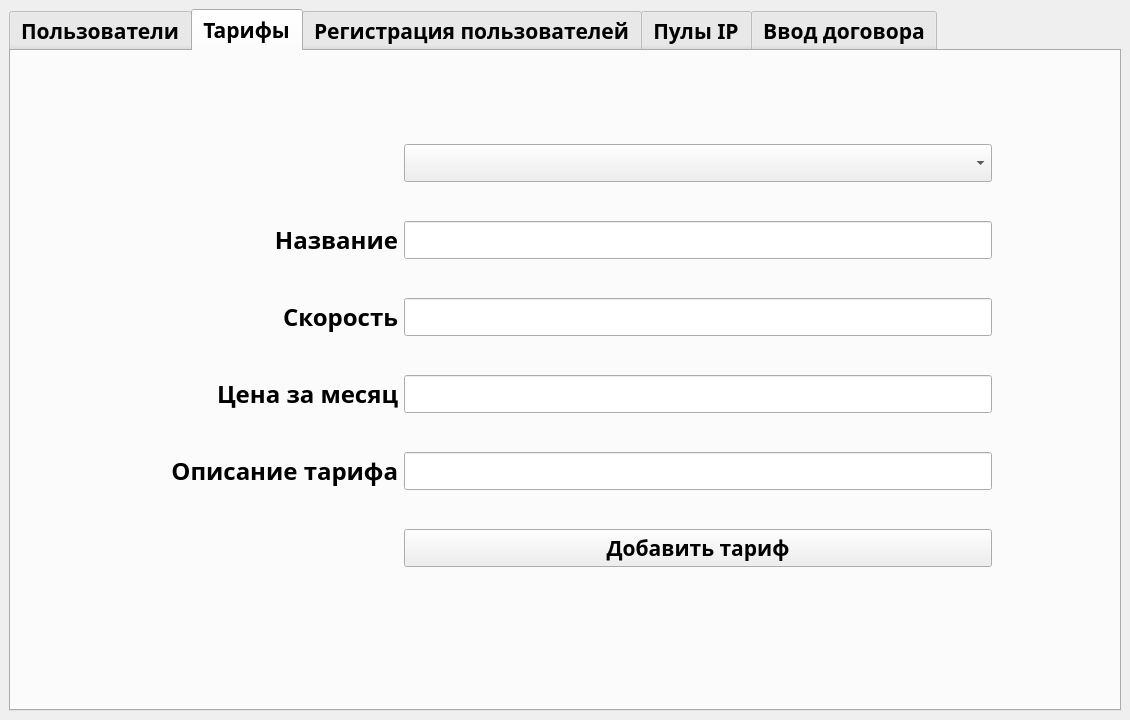
<?xml version="1.0" encoding="UTF-8"?>
<ui version="4.0">
 <class>MainWindow</class>
 <widget class="QMainWindow" name="MainWindow">
  <property name="geometry">
   <rect>
    <x>0</x>
    <y>0</y>
    <width>1130</width>
    <height>720</height>
   </rect>
  </property>
  <property name="windowTitle">
   <string>MainWindow</string>
  </property>
  <widget class="QWidget" name="centralwidget">
   <property name="font">
    <font>
     <family>Corbel</family>
     <pointsize>16</pointsize>
     <weight>75</weight>
     <bold>true</bold>
    </font>
   </property>
   <layout class="QVBoxLayout" name="verticalLayout">
    <item>
     <widget class="QTabWidget" name="Tab">
      <property name="currentIndex">
       <number>1</number>
      </property>
      <widget class="QWidget" name="t_users">
       <attribute name="title">
        <string>Пользователи</string>
       </attribute>
       <widget class="QWidget" name="W_users" native="true">
        <property name="geometry">
         <rect>
          <x>10</x>
          <y>30</y>
          <width>1061</width>
          <height>581</height>
         </rect>
        </property>
        <property name="font">
         <font>
          <family>Corbel</family>
          <pointsize>14</pointsize>
          <weight>75</weight>
          <bold>true</bold>
         </font>
        </property>
        <layout class="QGridLayout" name="gridLayout">
         <item row="0" column="0" rowspan="10">
          <widget class="QTableWidget" name="_user_table"/>
         </item>
         <item row="0" column="1">
          <widget class="QLabel" name="_label_w_users_login">
           <property name="font">
            <font>
             <family>Corbel</family>
             <pointsize>18</pointsize>
             <weight>75</weight>
             <bold>true</bold>
            </font>
           </property>
           <property name="text">
            <string>Логин</string>
           </property>
           <property name="textFormat">
            <enum>Qt::AutoText</enum>
           </property>
           <property name="alignment">
            <set>Qt::AlignRight|Qt::AlignTrailing|Qt::AlignVCenter</set>
           </property>
          </widget>
         </item>
         <item row="1" column="1">
          <widget class="QLabel" name="_label_w_users_name">
           <property name="font">
            <font>
             <family>Corbel</family>
             <pointsize>18</pointsize>
             <weight>75</weight>
             <bold>true</bold>
            </font>
           </property>
           <property name="text">
            <string>Имя</string>
           </property>
           <property name="textFormat">
            <enum>Qt::AutoText</enum>
           </property>
           <property name="alignment">
            <set>Qt::AlignRight|Qt::AlignTrailing|Qt::AlignVCenter</set>
           </property>
          </widget>
         </item>
         <item row="0" column="2" colspan="2">
          <widget class="QLineEdit" name="_le_w_users_login"/>
         </item>
         <item row="2" column="2" colspan="2">
          <widget class="QLineEdit" name="_le_w_users_password"/>
         </item>
         <item row="3" column="1">
          <widget class="QLabel" name="_label_w_users_mail">
           <property name="font">
            <font>
             <family>Corbel</family>
             <pointsize>18</pointsize>
             <weight>75</weight>
             <bold>true</bold>
            </font>
           </property>
           <property name="text">
            <string>E-mail</string>
           </property>
           <property name="textFormat">
            <enum>Qt::AutoText</enum>
           </property>
           <property name="alignment">
            <set>Qt::AlignRight|Qt::AlignTrailing|Qt::AlignVCenter</set>
           </property>
          </widget>
         </item>
         <item row="3" column="2" colspan="2">
          <widget class="QLineEdit" name="_le_w_users_mail"/>
         </item>
         <item row="1" column="2" colspan="2">
          <widget class="QLineEdit" name="_le_w_users_name"/>
         </item>
         <item row="2" column="1">
          <widget class="QLabel" name="_label_w_users_password">
           <property name="font">
            <font>
             <family>Corbel</family>
             <pointsize>18</pointsize>
             <weight>75</weight>
             <bold>true</bold>
            </font>
           </property>
           <property name="text">
            <string>Пароль</string>
           </property>
           <property name="textFormat">
            <enum>Qt::AutoText</enum>
           </property>
           <property name="alignment">
            <set>Qt::AlignRight|Qt::AlignTrailing|Qt::AlignVCenter</set>
           </property>
          </widget>
         </item>
         <item row="5" column="1">
          <widget class="QLabel" name="_label_w_users_cash">
           <property name="font">
            <font>
             <family>Corbel</family>
             <pointsize>18</pointsize>
             <weight>75</weight>
             <bold>true</bold>
            </font>
           </property>
           <property name="text">
            <string>Баланс</string>
           </property>
           <property name="textFormat">
            <enum>Qt::AutoText</enum>
           </property>
           <property name="alignment">
            <set>Qt::AlignRight|Qt::AlignTrailing|Qt::AlignVCenter</set>
           </property>
          </widget>
         </item>
         <item row="5" column="2" colspan="2">
          <widget class="QLineEdit" name="_le_w_users_cash"/>
         </item>
         <item row="4" column="1">
          <widget class="QLabel" name="_label_w_users_contract">
           <property name="font">
            <font>
             <family>Corbel</family>
             <pointsize>18</pointsize>
             <weight>75</weight>
             <bold>true</bold>
            </font>
           </property>
           <property name="text">
            <string>№ договора</string>
           </property>
           <property name="textFormat">
            <enum>Qt::AutoText</enum>
           </property>
           <property name="alignment">
            <set>Qt::AlignRight|Qt::AlignTrailing|Qt::AlignVCenter</set>
           </property>
          </widget>
         </item>
         <item row="7" column="1">
          <widget class="QLabel" name="_label_w_users_pull">
           <property name="font">
            <font>
             <family>Corbel</family>
             <pointsize>18</pointsize>
             <weight>75</weight>
             <bold>true</bold>
            </font>
           </property>
           <property name="text">
            <string>Пул IP</string>
           </property>
           <property name="textFormat">
            <enum>Qt::AutoText</enum>
           </property>
           <property name="alignment">
            <set>Qt::AlignRight|Qt::AlignTrailing|Qt::AlignVCenter</set>
           </property>
          </widget>
         </item>
         <item row="4" column="2" colspan="2">
          <widget class="QLineEdit" name="_le_w_users_contract"/>
         </item>
         <item row="7" column="2" colspan="2">
          <widget class="QLineEdit" name="_le_w_users_pull"/>
         </item>
         <item row="6" column="2" colspan="2">
          <widget class="QLineEdit" name="_le_w_users_tariff"/>
         </item>
         <item row="8" column="2" colspan="2">
          <widget class="QLineEdit" name="_le_w_users_ip"/>
         </item>
         <item row="8" column="1">
          <widget class="QLabel" name="_label_w_users_ip">
           <property name="font">
            <font>
             <family>Corbel</family>
             <pointsize>18</pointsize>
             <weight>75</weight>
             <bold>true</bold>
            </font>
           </property>
           <property name="text">
            <string>IP</string>
           </property>
           <property name="textFormat">
            <enum>Qt::AutoText</enum>
           </property>
           <property name="alignment">
            <set>Qt::AlignRight|Qt::AlignTrailing|Qt::AlignVCenter</set>
           </property>
          </widget>
         </item>
         <item row="6" column="1">
          <widget class="QLabel" name="_label_w_users_tariff">
           <property name="font">
            <font>
             <family>Corbel</family>
             <pointsize>18</pointsize>
             <weight>75</weight>
             <bold>true</bold>
            </font>
           </property>
           <property name="text">
            <string>Тариф</string>
           </property>
           <property name="textFormat">
            <enum>Qt::AutoText</enum>
           </property>
           <property name="alignment">
            <set>Qt::AlignRight|Qt::AlignTrailing|Qt::AlignVCenter</set>
           </property>
          </widget>
         </item>
         <item row="9" column="2" colspan="2">
          <widget class="QLineEdit" name="_le_w_users_state"/>
         </item>
         <item row="10" column="2">
          <widget class="QPushButton" name="_btn_w_users_recalc">
           <property name="text">
            <string>Перерасчёт</string>
           </property>
          </widget>
         </item>
         <item row="9" column="1">
          <widget class="QLabel" name="_label_w_users_state">
           <property name="font">
            <font>
             <family>Corbel</family>
             <pointsize>18</pointsize>
             <weight>75</weight>
             <bold>true</bold>
            </font>
           </property>
           <property name="text">
            <string>Состояние</string>
           </property>
           <property name="textFormat">
            <enum>Qt::AutoText</enum>
           </property>
           <property name="alignment">
            <set>Qt::AlignRight|Qt::AlignTrailing|Qt::AlignVCenter</set>
           </property>
          </widget>
         </item>
         <item row="10" column="3">
          <widget class="QPushButton" name="_btn_w_users_operations">
           <property name="text">
            <string>Операции</string>
           </property>
          </widget>
         </item>
         <item row="0" column="4" rowspan="7">
          <widget class="QTableWidget" name="_operation_table"/>
         </item>
        </layout>
       </widget>
      </widget>
      <widget class="QWidget" name="t_tariff">
       <attribute name="title">
        <string>Тарифы</string>
       </attribute>
       <widget class="QWidget" name="W_tariff" native="true">
        <property name="geometry">
         <rect>
          <x>160</x>
          <y>60</y>
          <width>821</width>
          <height>491</height>
         </rect>
        </property>
        <layout class="QGridLayout" name="gridLayout_2">
         <item row="2" column="3">
          <widget class="QLabel" name="_label_w_tariff_speed">
           <property name="font">
            <font>
             <family>Corbel</family>
             <pointsize>18</pointsize>
             <weight>75</weight>
             <bold>true</bold>
            </font>
           </property>
           <property name="text">
            <string>Скорость</string>
           </property>
           <property name="textFormat">
            <enum>Qt::AutoText</enum>
           </property>
           <property name="alignment">
            <set>Qt::AlignRight|Qt::AlignTrailing|Qt::AlignVCenter</set>
           </property>
          </widget>
         </item>
         <item row="1" column="3">
          <widget class="QLabel" name="_label_w_tatiff_name">
           <property name="font">
            <font>
             <family>Corbel</family>
             <pointsize>18</pointsize>
             <weight>75</weight>
             <bold>true</bold>
            </font>
           </property>
           <property name="text">
            <string>Название</string>
           </property>
           <property name="textFormat">
            <enum>Qt::AutoText</enum>
           </property>
           <property name="alignment">
            <set>Qt::AlignRight|Qt::AlignTrailing|Qt::AlignVCenter</set>
           </property>
          </widget>
         </item>
         <item row="1" column="4">
          <widget class="QLineEdit" name="_le_w_tariff_name"/>
         </item>
         <item row="2" column="4">
          <widget class="QLineEdit" name="_le_w_tariff_speed"/>
         </item>
         <item row="0" column="4">
          <widget class="QComboBox" name="_box_w_tariff"/>
         </item>
         <item row="3" column="4">
          <widget class="QLineEdit" name="_le_w_tariff_price_m"/>
         </item>
         <item row="3" column="3">
          <widget class="QLabel" name="_label_w_tariff_price_m">
           <property name="font">
            <font>
             <family>Corbel</family>
             <pointsize>18</pointsize>
             <weight>75</weight>
             <bold>true</bold>
            </font>
           </property>
           <property name="text">
            <string>Цена за месяц</string>
           </property>
           <property name="textFormat">
            <enum>Qt::AutoText</enum>
           </property>
           <property name="alignment">
            <set>Qt::AlignRight|Qt::AlignTrailing|Qt::AlignVCenter</set>
           </property>
          </widget>
         </item>
         <item row="6" column="4">
          <widget class="QPushButton" name="_btn_w_tariff_add">
           <property name="text">
            <string>Добавить тариф</string>
           </property>
          </widget>
         </item>
         <item row="4" column="4">
          <widget class="QLineEdit" name="_le_w_tariff_description"/>
         </item>
         <item row="4" column="3">
          <widget class="QLabel" name="_label_w_tariff_description">
           <property name="font">
            <font>
             <pointsize>18</pointsize>
            </font>
           </property>
           <property name="layoutDirection">
            <enum>Qt::LeftToRight</enum>
           </property>
           <property name="text">
            <string>Описание тарифа</string>
           </property>
           <property name="alignment">
            <set>Qt::AlignRight|Qt::AlignTrailing|Qt::AlignVCenter</set>
           </property>
          </widget>
         </item>
        </layout>
       </widget>
      </widget>
      <widget class="QWidget" name="t_reg">
       <attribute name="title">
        <string>Регистрация пользователей</string>
       </attribute>
       <widget class="QWidget" name="W_reg_user" native="true">
        <property name="geometry">
         <rect>
          <x>200</x>
          <y>20</y>
          <width>731</width>
          <height>581</height>
         </rect>
        </property>
        <layout class="QGridLayout" name="gridLayout_3">
         <item row="0" column="0">
          <widget class="QLabel" name="_label_w_reg_user_login">
           <property name="font">
            <font>
             <family>Corbel</family>
             <pointsize>18</pointsize>
             <weight>75</weight>
             <bold>true</bold>
            </font>
           </property>
           <property name="text">
            <string>Логин</string>
           </property>
           <property name="textFormat">
            <enum>Qt::AutoText</enum>
           </property>
           <property name="alignment">
            <set>Qt::AlignRight|Qt::AlignTrailing|Qt::AlignVCenter</set>
           </property>
          </widget>
         </item>
         <item row="0" column="1">
          <widget class="QLineEdit" name="_le_w_reg_user_login"/>
         </item>
         <item row="1" column="0">
          <widget class="QLabel" name="_label_w_reg_user_name">
           <property name="font">
            <font>
             <family>Corbel</family>
             <pointsize>18</pointsize>
             <weight>75</weight>
             <bold>true</bold>
            </font>
           </property>
           <property name="text">
            <string>Имя</string>
           </property>
           <property name="textFormat">
            <enum>Qt::AutoText</enum>
           </property>
           <property name="alignment">
            <set>Qt::AlignRight|Qt::AlignTrailing|Qt::AlignVCenter</set>
           </property>
          </widget>
         </item>
         <item row="1" column="1">
          <widget class="QLineEdit" name="_le_w_reg_user_name"/>
         </item>
         <item row="2" column="0">
          <widget class="QLabel" name="_label_w_reg_user_password">
           <property name="font">
            <font>
             <family>Corbel</family>
             <pointsize>18</pointsize>
             <weight>75</weight>
             <bold>true</bold>
            </font>
           </property>
           <property name="text">
            <string>Пароль</string>
           </property>
           <property name="textFormat">
            <enum>Qt::AutoText</enum>
           </property>
           <property name="alignment">
            <set>Qt::AlignRight|Qt::AlignTrailing|Qt::AlignVCenter</set>
           </property>
          </widget>
         </item>
         <item row="2" column="1">
          <widget class="QLineEdit" name="_le_w_reg_user_password"/>
         </item>
         <item row="3" column="0">
          <widget class="QLabel" name="_label_w_reg_user_mail">
           <property name="font">
            <font>
             <family>Corbel</family>
             <pointsize>18</pointsize>
             <weight>75</weight>
             <bold>true</bold>
            </font>
           </property>
           <property name="text">
            <string>Почта</string>
           </property>
           <property name="textFormat">
            <enum>Qt::AutoText</enum>
           </property>
           <property name="alignment">
            <set>Qt::AlignRight|Qt::AlignTrailing|Qt::AlignVCenter</set>
           </property>
          </widget>
         </item>
         <item row="3" column="1">
          <widget class="QLineEdit" name="_le_w_reg_user_mail"/>
         </item>
         <item row="4" column="0">
          <widget class="QLabel" name="_label_w_reg_user_mail_2">
           <property name="font">
            <font>
             <family>Corbel</family>
             <pointsize>18</pointsize>
             <weight>75</weight>
             <bold>true</bold>
            </font>
           </property>
           <property name="text">
            <string>Номер договора</string>
           </property>
           <property name="textFormat">
            <enum>Qt::AutoText</enum>
           </property>
           <property name="alignment">
            <set>Qt::AlignRight|Qt::AlignTrailing|Qt::AlignVCenter</set>
           </property>
          </widget>
         </item>
         <item row="4" column="1">
          <widget class="QLineEdit" name="_le_w_reg_user_cnt_number"/>
         </item>
         <item row="5" column="0">
          <widget class="QLabel" name="_label_w_reg_user_mail_3">
           <property name="font">
            <font>
             <family>Corbel</family>
             <pointsize>18</pointsize>
             <weight>75</weight>
             <bold>true</bold>
            </font>
           </property>
           <property name="text">
            <string>Тариф пользователя</string>
           </property>
           <property name="textFormat">
            <enum>Qt::AutoText</enum>
           </property>
           <property name="alignment">
            <set>Qt::AlignRight|Qt::AlignTrailing|Qt::AlignVCenter</set>
           </property>
          </widget>
         </item>
         <item row="6" column="0">
          <widget class="QLabel" name="_label_w_reg_user_mail_4">
           <property name="font">
            <font>
             <family>Corbel</family>
             <pointsize>18</pointsize>
             <weight>75</weight>
             <bold>true</bold>
            </font>
           </property>
           <property name="text">
            <string>Баланс пользователя</string>
           </property>
           <property name="textFormat">
            <enum>Qt::AutoText</enum>
           </property>
           <property name="alignment">
            <set>Qt::AlignRight|Qt::AlignTrailing|Qt::AlignVCenter</set>
           </property>
          </widget>
         </item>
         <item row="6" column="1">
          <widget class="QLineEdit" name="_le_w_reg_user_balance"/>
         </item>
         <item row="7" column="1">
          <widget class="QPushButton" name="_btn_w_reg_user">
           <property name="text">
            <string>Зарегистрировать</string>
           </property>
          </widget>
         </item>
         <item row="5" column="1">
          <widget class="QComboBox" name="_box_reg_user_tariff_name"/>
         </item>
        </layout>
       </widget>
      </widget>
      <widget class="QWidget" name="t_pull">
       <attribute name="title">
        <string>Пулы IP</string>
       </attribute>
       <widget class="QWidget" name="W_pull" native="true">
        <property name="geometry">
         <rect>
          <x>70</x>
          <y>0</y>
          <width>901</width>
          <height>641</height>
         </rect>
        </property>
        <layout class="QGridLayout" name="gridLayout_5">
         <item row="1" column="1">
          <widget class="QTableWidget" name="_ip_pull_table"/>
         </item>
         <item row="0" column="1">
          <widget class="QComboBox" name="_box_w_pull"/>
         </item>
        </layout>
       </widget>
      </widget>
      <widget class="QWidget" name="t_contract">
       <attribute name="title">
        <string>Ввод договора</string>
       </attribute>
       <widget class="QWidget" name="layoutWidget">
        <property name="geometry">
         <rect>
          <x>220</x>
          <y>140</y>
          <width>731</width>
          <height>421</height>
         </rect>
        </property>
        <layout class="QGridLayout" name="gridLayout_4">
         <item row="0" column="0">
          <widget class="QLabel" name="_label_w_contract">
           <property name="font">
            <font>
             <family>Corbel</family>
             <pointsize>18</pointsize>
             <weight>75</weight>
             <bold>true</bold>
            </font>
           </property>
           <property name="text">
            <string>№ договора</string>
           </property>
           <property name="textFormat">
            <enum>Qt::AutoText</enum>
           </property>
           <property name="alignment">
            <set>Qt::AlignRight|Qt::AlignTrailing|Qt::AlignVCenter</set>
           </property>
          </widget>
         </item>
         <item row="0" column="1">
          <widget class="QLineEdit" name="_le_w_contract_number"/>
         </item>
         <item row="1" column="0">
          <widget class="QLabel" name="_label_w_contract_login">
           <property name="font">
            <font>
             <family>Corbel</family>
             <pointsize>18</pointsize>
             <weight>75</weight>
             <bold>true</bold>
            </font>
           </property>
           <property name="text">
            <string>Имя пользователя</string>
           </property>
           <property name="textFormat">
            <enum>Qt::AutoText</enum>
           </property>
           <property name="alignment">
            <set>Qt::AlignRight|Qt::AlignTrailing|Qt::AlignVCenter</set>
           </property>
          </widget>
         </item>
         <item row="1" column="1">
          <widget class="QLineEdit" name="_le_w_contract_first_name"/>
         </item>
         <item row="2" column="0">
          <widget class="QLabel" name="_label_w_contract_tariff">
           <property name="font">
            <font>
             <family>Corbel</family>
             <pointsize>18</pointsize>
             <weight>75</weight>
             <bold>true</bold>
            </font>
           </property>
           <property name="text">
            <string>Фамилия пользователя</string>
           </property>
           <property name="textFormat">
            <enum>Qt::AutoText</enum>
           </property>
           <property name="alignment">
            <set>Qt::AlignRight|Qt::AlignTrailing|Qt::AlignVCenter</set>
           </property>
          </widget>
         </item>
         <item row="2" column="1">
          <widget class="QLineEdit" name="_le_w_contract_second_name"/>
         </item>
         <item row="3" column="0" colspan="2">
          <widget class="QPushButton" name="_btn_w_contract">
           <property name="text">
            <string>Ввести договор</string>
           </property>
          </widget>
         </item>
        </layout>
       </widget>
      </widget>
     </widget>
    </item>
   </layout>
  </widget>
 </widget>
 <resources/>
 <connections/>
</ui>
